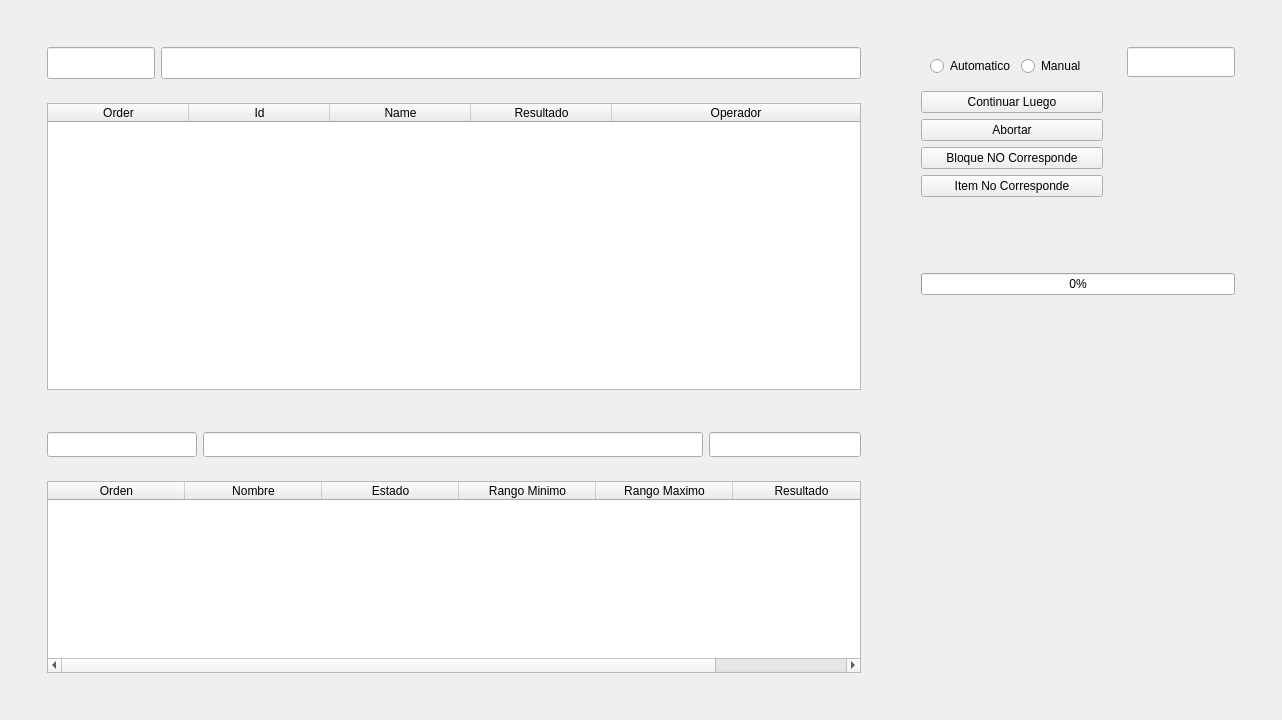
      <widget class="QWidget" name="run_protocolo">
       <layout class="QHBoxLayout" name="horizontalLayout_14">
        <item>
         <layout class="QGridLayout" name="gridLayout_15">
          <item row="0" column="0">
           <widget class="QWidget" name="widget_19" native="true">
            <layout class="QHBoxLayout" name="horizontalLayout_8">
             <item>
              <widget class="QWidget" name="widget_20" native="true">
               <property name="minimumSize">
                <size>
                 <width>800</width>
                 <height>0</height>
                </size>
               </property>
               <layout class="QVBoxLayout" name="verticalLayout_9">
                <item>
                 <widget class="QWidget" name="widget_21" native="true">
                  <layout class="QVBoxLayout" name="verticalLayout_10">
                   <item>
                    <widget class="QWidget" name="widget_22" native="true">
                     <property name="sizePolicy">
                      <sizepolicy hsizetype="Minimum" vsizetype="Minimum">
                       <horstretch>0</horstretch>
                       <verstretch>0</verstretch>
                      </sizepolicy>
                     </property>
                     <property name="minimumSize">
                      <size>
                       <width>0</width>
                       <height>50</height>
                      </size>
                     </property>
                     <layout class="QHBoxLayout" name="horizontalLayout_9">
                      <item>
                       <widget class="QLineEdit" name="nBloque">
                        <property name="sizePolicy">
                         <sizepolicy hsizetype="Expanding" vsizetype="Minimum">
                          <horstretch>0</horstretch>
                          <verstretch>0</verstretch>
                         </sizepolicy>
                        </property>
                        <property name="maximumSize">
                         <size>
                          <width>200</width>
                          <height>16777215</height>
                         </size>
                        </property>
                        <property name="readOnly">
                         <bool>true</bool>
                        </property>
                       </widget>
                      </item>
                      <item>
                       <widget class="QLineEdit" name="bloqueEjecucion">
                        <property name="sizePolicy">
                         <sizepolicy hsizetype="Expanding" vsizetype="Minimum">
                          <horstretch>0</horstretch>
                          <verstretch>0</verstretch>
                         </sizepolicy>
                        </property>
                        <property name="minimumSize">
                         <size>
                          <width>700</width>
                          <height>0</height>
                         </size>
                        </property>
                        <property name="readOnly">
                         <bool>true</bool>
                        </property>
                       </widget>
                      </item>
                     </layout>
                    </widget>
                   </item>
                   <item>
                    <widget class="QWidget" name="widget_23" native="true">
                     <property name="sizePolicy">
                      <sizepolicy hsizetype="Minimum" vsizetype="Minimum">
                       <horstretch>0</horstretch>
                       <verstretch>0</verstretch>
                      </sizepolicy>
                     </property>
                     <property name="minimumSize">
                      <size>
                       <width>0</width>
                       <height>305</height>
                      </size>
                     </property>
                     <layout class="QGridLayout" name="gridLayout_16">
                      <item row="0" column="0">
                       <widget class="QTableWidget" name="TablaBloques">
                        <attribute name="horizontalHeaderDefaultSectionSize">
                         <number>141</number>
                        </attribute>
                        <attribute name="horizontalHeaderShowSortIndicator" stdset="0">
                         <bool>false</bool>
                        </attribute>
                        <attribute name="horizontalHeaderStretchLastSection">
                         <bool>true</bool>
                        </attribute>
                        <column>
                         <property name="text">
                          <string>Order</string>
                         </property>
                        </column>
                        <column>
                         <property name="text">
                          <string>Id</string>
                         </property>
                        </column>
                        <column>
                         <property name="text">
                          <string>Name</string>
                         </property>
                        </column>
                        <column>
                         <property name="text">
                          <string>Resultado</string>
                         </property>
                        </column>
                        <column>
                         <property name="text">
                          <string>Operador</string>
                         </property>
                        </column>
                       </widget>
                      </item>
                     </layout>
                    </widget>
                   </item>
                  </layout>
                 </widget>
                </item>
                <item>
                 <widget class="QWidget" name="widget_24" native="true">
                  <layout class="QVBoxLayout" name="verticalLayout_11">
                   <item>
                    <widget class="QWidget" name="widget_25" native="true">
                     <property name="sizePolicy">
                      <sizepolicy hsizetype="Minimum" vsizetype="MinimumExpanding">
                       <horstretch>0</horstretch>
                       <verstretch>0</verstretch>
                      </sizepolicy>
                     </property>
                     <property name="maximumSize">
                      <size>
                       <width>16777215</width>
                       <height>50</height>
                      </size>
                     </property>
                     <layout class="QHBoxLayout" name="horizontalLayout_10">
                      <item>
                       <widget class="QLineEdit" name="nPasos">
                        <property name="sizePolicy">
                         <sizepolicy hsizetype="Expanding" vsizetype="Minimum">
                          <horstretch>0</horstretch>
                          <verstretch>0</verstretch>
                         </sizepolicy>
                        </property>
                        <property name="maximumSize">
                         <size>
                          <width>150</width>
                          <height>16777215</height>
                         </size>
                        </property>
                        <property name="readOnly">
                         <bool>true</bool>
                        </property>
                       </widget>
                      </item>
                      <item>
                       <widget class="QLineEdit" name="descripcionPaso">
                        <property name="sizePolicy">
                         <sizepolicy hsizetype="Expanding" vsizetype="Minimum">
                          <horstretch>0</horstretch>
                          <verstretch>0</verstretch>
                         </sizepolicy>
                        </property>
                        <property name="minimumSize">
                         <size>
                          <width>500</width>
                          <height>0</height>
                         </size>
                        </property>
                        <property name="readOnly">
                         <bool>true</bool>
                        </property>
                       </widget>
                      </item>
                      <item>
                       <widget class="QLineEdit" name="resultadoPaso">
                        <property name="sizePolicy">
                         <sizepolicy hsizetype="Expanding" vsizetype="Minimum">
                          <horstretch>0</horstretch>
                          <verstretch>0</verstretch>
                         </sizepolicy>
                        </property>
                        <property name="readOnly">
                         <bool>true</bool>
                        </property>
                       </widget>
                      </item>
                     </layout>
                    </widget>
                   </item>
                   <item>
                    <widget class="QWidget" name="widget_26" native="true">
                     <layout class="QGridLayout" name="gridLayout_17">
                      <item row="0" column="0">
                       <widget class="QTableWidget" name="TablaPasos">
                        <attribute name="horizontalHeaderDefaultSectionSize">
                         <number>137</number>
                        </attribute>
                        <attribute name="horizontalHeaderShowSortIndicator" stdset="0">
                         <bool>true</bool>
                        </attribute>
                        <attribute name="horizontalHeaderStretchLastSection">
                         <bool>true</bool>
                        </attribute>
                        <column>
                         <property name="text">
                          <string>Orden</string>
                         </property>
                        </column>
                        <column>
                         <property name="text">
                          <string>Nombre</string>
                         </property>
                        </column>
                        <column>
                         <property name="text">
                          <string>Estado</string>
                         </property>
                        </column>
                        <column>
                         <property name="text">
                          <string>Rango Minimo</string>
                         </property>
                        </column>
                        <column>
                         <property name="text">
                          <string>Rango Maximo</string>
                         </property>
                        </column>
                        <column>
                         <property name="text">
                          <string>Resultado</string>
                         </property>
                        </column>
                       </widget>
                      </item>
                     </layout>
                    </widget>
                   </item>
                  </layout>
                 </widget>
                </item>
               </layout>
              </widget>
             </item>
             <item>
              <widget class="QWidget" name="widget_27" native="true">
               <layout class="QVBoxLayout" name="verticalLayout_12">
                <item>
                 <widget class="QWidget" name="widget_28" native="true">
                  <layout class="QHBoxLayout" name="horizontalLayout_11">
                   <item>
                    <widget class="QWidget" name="widget_29" native="true">
                     <property name="sizePolicy">
                      <sizepolicy hsizetype="Fixed" vsizetype="Preferred">
                       <horstretch>0</horstretch>
                       <verstretch>0</verstretch>
                      </sizepolicy>
                     </property>
                     <property name="minimumSize">
                      <size>
                       <width>200</width>
                       <height>0</height>
                      </size>
                     </property>
                     <property name="maximumSize">
                      <size>
                       <width>500</width>
                       <height>16777215</height>
                      </size>
                     </property>
                     <layout class="QGridLayout" name="gridLayout_18">
                      <item row="0" column="0">
                       <layout class="QGridLayout" name="gridLayout_19">
                        <item row="1" column="0">
                         <widget class="QPushButton" name="ContinuarLuego">
                          <property name="sizePolicy">
                           <sizepolicy hsizetype="Minimum" vsizetype="Minimum">
                            <horstretch>0</horstretch>
                            <verstretch>0</verstretch>
                           </sizepolicy>
                          </property>
                          <property name="text">
                           <string>Continuar Luego</string>
                          </property>
                         </widget>
                        </item>
                        <item row="3" column="0">
                         <widget class="QPushButton" name="bloqueNo">
                          <property name="sizePolicy">
                           <sizepolicy hsizetype="Minimum" vsizetype="Minimum">
                            <horstretch>0</horstretch>
                            <verstretch>0</verstretch>
                           </sizepolicy>
                          </property>
                          <property name="text">
                           <string>Bloque NO Corresponde</string>
                          </property>
                         </widget>
                        </item>
                        <item row="4" column="0">
                         <widget class="QPushButton" name="itemNo">
                          <property name="sizePolicy">
                           <sizepolicy hsizetype="Minimum" vsizetype="Minimum">
                            <horstretch>0</horstretch>
                            <verstretch>0</verstretch>
                           </sizepolicy>
                          </property>
                          <property name="text">
                           <string>Item No Corresponde</string>
                          </property>
                         </widget>
                        </item>
                        <item row="2" column="0">
                         <widget class="QPushButton" name="abortar">
                          <property name="sizePolicy">
                           <sizepolicy hsizetype="Minimum" vsizetype="Minimum">
                            <horstretch>0</horstretch>
                            <verstretch>0</verstretch>
                           </sizepolicy>
                          </property>
                          <property name="text">
                           <string>Abortar</string>
                          </property>
                         </widget>
                        </item>
                        <item row="0" column="0">
                         <widget class="QWidget" name="widget_30" native="true">
                          <property name="sizePolicy">
                           <sizepolicy hsizetype="Minimum" vsizetype="Minimum">
                            <horstretch>0</horstretch>
                            <verstretch>0</verstretch>
                           </sizepolicy>
                          </property>
                          <property name="maximumSize">
                           <size>
                            <width>16777215</width>
                            <height>100</height>
                           </size>
                          </property>
                          <layout class="QHBoxLayout" name="horizontalLayout_12">
                           <item>
                            <layout class="QHBoxLayout" name="horizontalLayout_13">
                             <item>
                              <widget class="QRadioButton" name="Automatico">
                               <property name="text">
                                <string>Automatico</string>
                               </property>
                              </widget>
                             </item>
                             <item>
                              <widget class="QRadioButton" name="Manual">
                               <property name="text">
                                <string>Manual</string>
                               </property>
                              </widget>
                             </item>
                            </layout>
                           </item>
                          </layout>
                         </widget>
                        </item>
                       </layout>
                      </item>
                     </layout>
                    </widget>
                   </item>
                   <item>
                    <widget class="QWidget" name="widget_31" native="true">
                     <property name="sizePolicy">
                      <sizepolicy hsizetype="Minimum" vsizetype="Preferred">
                       <horstretch>0</horstretch>
                       <verstretch>0</verstretch>
                      </sizepolicy>
                     </property>
                     <property name="minimumSize">
                      <size>
                       <width>94</width>
                       <height>0</height>
                      </size>
                     </property>
                     <layout class="QGridLayout" name="gridLayout_20">
                      <item row="0" column="0">
                       <widget class="QLineEdit" name="numSerie">
                        <property name="sizePolicy">
                         <sizepolicy hsizetype="Minimum" vsizetype="Minimum">
                          <horstretch>0</horstretch>
                          <verstretch>0</verstretch>
                         </sizepolicy>
                        </property>
                        <property name="minimumSize">
                         <size>
                          <width>80</width>
                          <height>30</height>
                         </size>
                        </property>
                        <property name="readOnly">
                         <bool>true</bool>
                        </property>
                       </widget>
                      </item>
                      <item row="1" column="0">
                       <spacer name="verticalSpacer">
                        <property name="orientation">
                         <enum>Qt::Vertical</enum>
                        </property>
                        <property name="sizeHint" stdset="0">
                         <size>
                          <width>20</width>
                          <height>40</height>
                         </size>
                        </property>
                       </spacer>
                      </item>
                     </layout>
                    </widget>
                   </item>
                  </layout>
                 </widget>
                </item>
                <item>
                 <widget class="QWidget" name="widget_32" native="true">
                  <property name="minimumSize">
                   <size>
                    <width>0</width>
                    <height>470</height>
                   </size>
                  </property>
                  <layout class="QVBoxLayout" name="verticalLayout_13">
                   <item>
                    <widget class="QWidget" name="widget_33" native="true">
                     <property name="sizePolicy">
                      <sizepolicy hsizetype="Minimum" vsizetype="Minimum">
                       <horstretch>0</horstretch>
                       <verstretch>0</verstretch>
                      </sizepolicy>
                     </property>
                     <property name="minimumSize">
                      <size>
                       <width>0</width>
                       <height>100</height>
                      </size>
                     </property>
                     <layout class="QGridLayout" name="gridLayout_21">
                      <item row="0" column="0">
                       <widget class="QProgressBar" name="Progreso">
                        <property name="sizePolicy">
                         <sizepolicy hsizetype="Minimum" vsizetype="Fixed">
                          <horstretch>0</horstretch>
                          <verstretch>0</verstretch>
                         </sizepolicy>
                        </property>
                        <property name="value">
                         <number>0</number>
                        </property>
                        <property name="textDirection">
                         <enum>QProgressBar::TopToBottom</enum>
                        </property>
                       </widget>
                      </item>
                     </layout>
                    </widget>
                   </item>
                   <item>
                    <widget class="QWidget" name="widget_34" native="true">
                     <property name="minimumSize">
                      <size>
                       <width>0</width>
                       <height>337</height>
                      </size>
                     </property>
                     <layout class="QVBoxLayout" name="verticalLayout_14">
                      <item>
                       <widget class="QWidget" name="imagen_progreso1" native="true">
                        <layout class="QGridLayout" name="gridLayout_24"/>
                       </widget>
                      </item>
                      <item>
                       <widget class="QWidget" name="imagen_progreso2" native="true">
                        <layout class="QGridLayout" name="gridLayout_25"/>
                       </widget>
                      </item>
                     </layout>
                    </widget>
                   </item>
                  </layout>
                 </widget>
                </item>
               </layout>
              </widget>
             </item>
            </layout>
           </widget>
          </item>
         </layout>
        </item>
       </layout>
      </widget>
